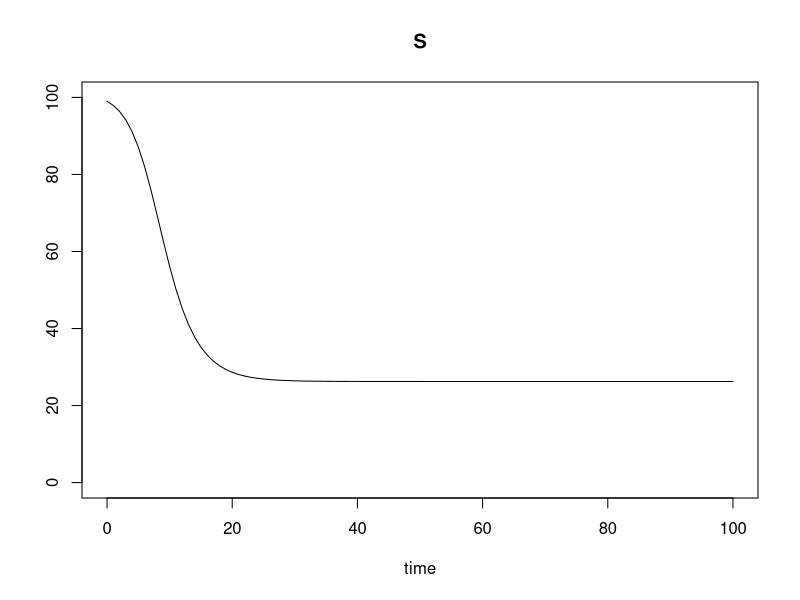
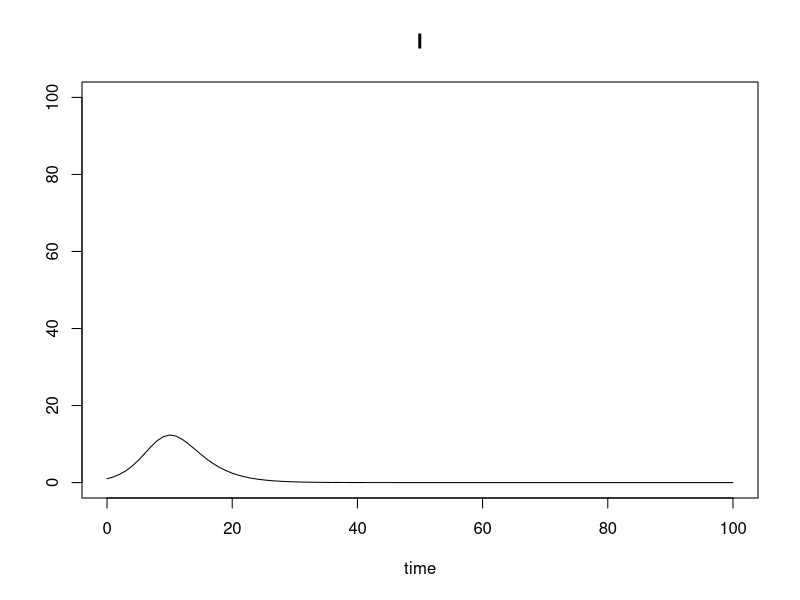
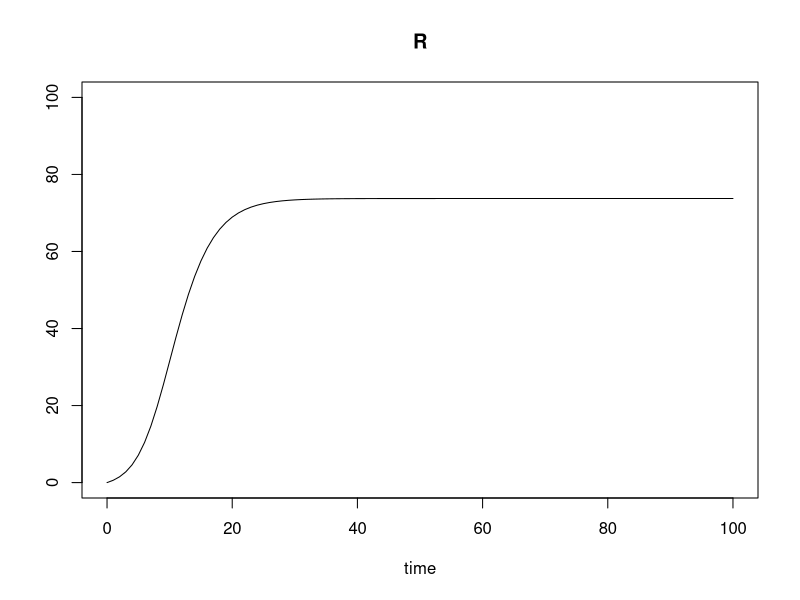
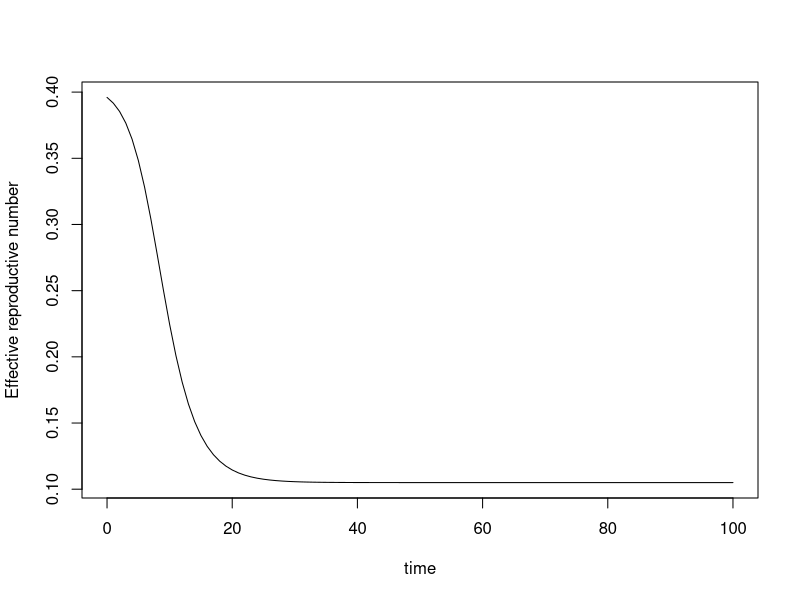

Generate these figures, in order, with R:
## ---- chunk 1
library(deSolve)
initial <- c(S = 99, I = 1, R = 0) # initial conditions 
times <- 0:100 # time steps, 100 days
params <- c(beta = 0.9, gamma = 0.5, N = 100) # model parameters 

SIR <- function(t, y,  params){
  with(as.list(c(params, y)), {
    dS <- -beta * S * I / N 
    dI <- beta * S * I / N - gamma * I
    dR <- gamma * I
    list(c(dS, dI, dR))
  })
}

out.rk4 <- rk4(initial, times, SIR, params) 
plot(out.rk4, ylim = c(0, 100), mfrow = NULL)
## ---- chunk 2
results <- rk4(initial, times, SIR, params)
R0 <- 0.2 / 0.5 # beta / gamma 
plot(0:100, results[,2]*R0/100, type = "l",
     xlab = "time", ylab = "Effective reproductive number") + 
  abline(h = 1, lty = 2)
